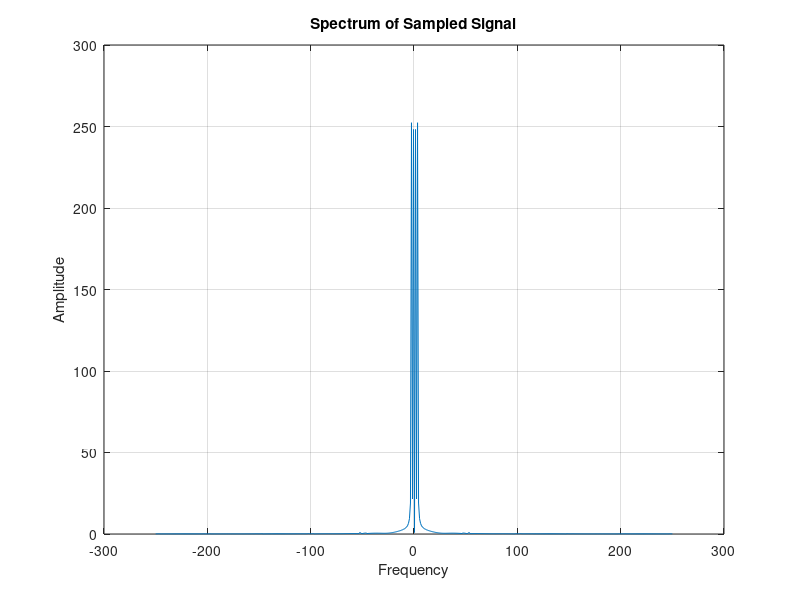
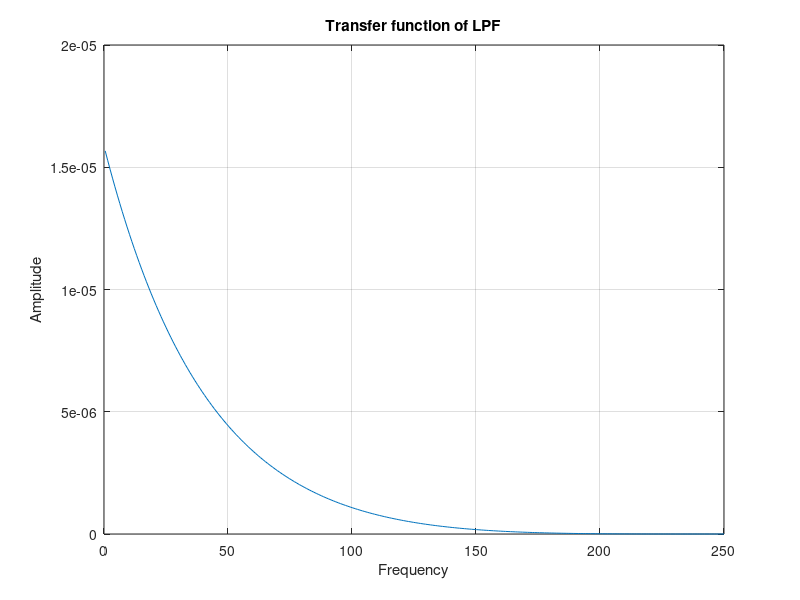
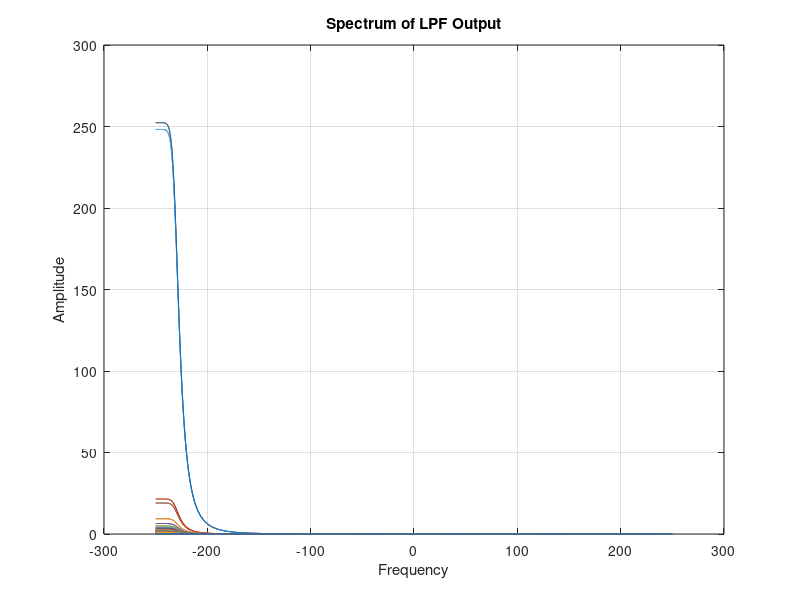
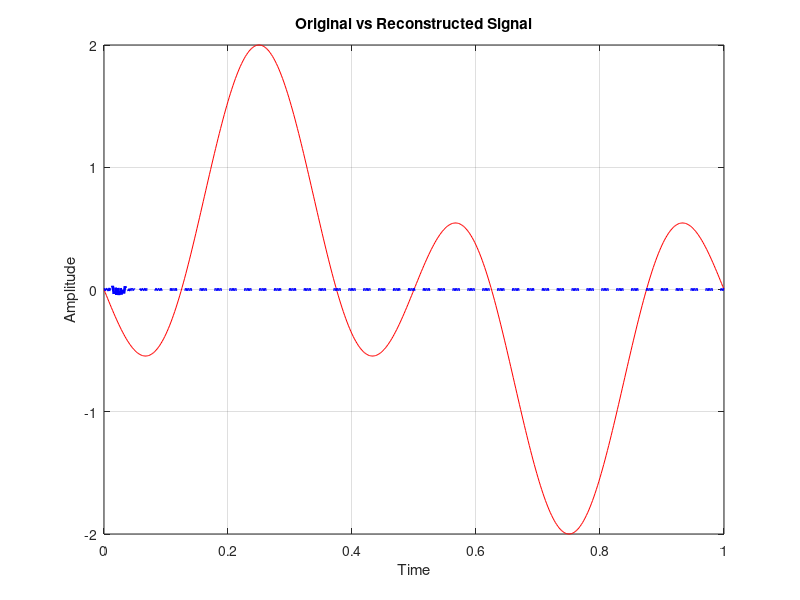

These charts were generated, in order, by the following MATLAB code:
% Copyright (c) 2024 John Hillary
% This file is part of MATLAB-system.
% Licensed under the MIT.
% See LICENSE file in the project root for more information.

tot = 1;
td = 0.002;
t = 0:td:tot;
x = sin(2*pi*t) - sin(6*pi*t);

ts = 0.02;
Nfactor = round(ts/td);

% Anti-aliasing filter before downsampling
cutoff_freq = 1/(2*ts); % Nyquist frequency after downsampling
[b, a] = butter(4, cutoff_freq/(1/(2*td)), 'low'); % Butterworth filter design
x_filtered = filter(b, a, x);
xsm = downsample(x_filtered, Nfactor);

% Interpolation-based upsampling
xsmu = interp1(1:length(xsm), xsm, linspace(1, length(xsm), length(x)));

Lffu = 2^nextpow2(length(xsmu));
fmaxu = 1/(2*td);
Faxisu = linspace(-fmaxu, fmaxu, Lffu);
Xfftu = fftshift(fft(xsmu, Lffu));

figure(1);
plot(Faxisu, abs(Xfftu));
xlabel('Frequency');
ylabel('Amplitude');
title('Spectrum of Sampled Signal');
grid on;

% Butterworth LPF design (replace ideal LPF)
BW = 10;
[b, a] = butter(4, BW/fmaxu, 'low'); % Butterworth filter design
[h, w] = freqz(b, a, Lffu); % Frequency response
H_lpf = h;

figure(2);
plot(Faxisu(Lffu/2+1:end), abs(H_lpf(Lffu/2+1:end)));
xlabel('Frequency');
ylabel('Amplitude');
title('Transfer function of LPF');
grid on;

x_recv = Xfftu .* H_lpf; % Filtering (No Nfactor scaling)

figure(3);
plot(Faxisu, abs(x_recv));
xlabel('Frequency');
ylabel('Amplitude');
title('Spectrum of LPF Output');
grid on;

x_recv1 = real(ifft(ifftshift(x_recv)));
x_recv2 = x_recv1(1:length(t));

figure(4);
plot(t, x, 'r', t, x_recv2, 'b--', 'LineWidth', 2);
xlabel('Time');
ylabel('Amplitude');
title('Original vs Reconstructed Signal');
grid on;
